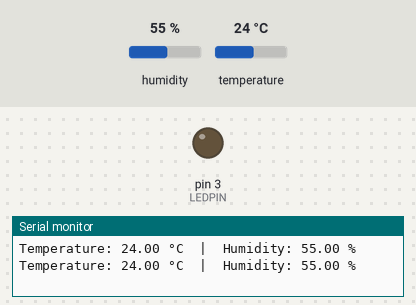
Simulated run of this sketch. Board: Arduino Uno, built with avr-gcc and run on an emulated ATmega328P. Parts: output pins drawn as LEDs (lit = HIGH), the last lines printed to the serial monitor. Inputs (shaded band) come from the test bench; at power-on: temperature 24 °C, humidity 55 %.

Above: at 2.8 s.
2.9 s: temperature set to 29 °C
5.6 s: temperature set to 32 °C
At 7.0 s:
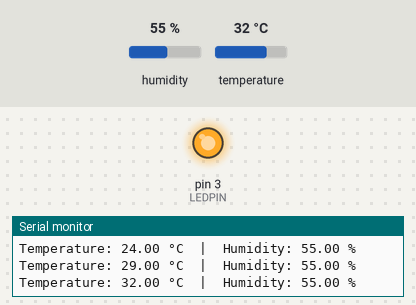
8.3 s: temperature set to 12 °C
At 10.7 s:
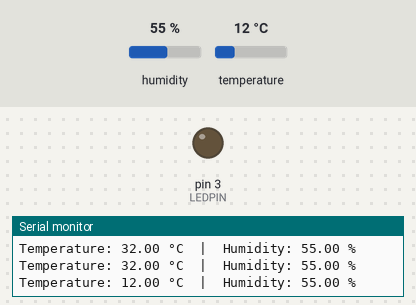
11.6 s: temperature set to 33 °C
At 13.1 s:
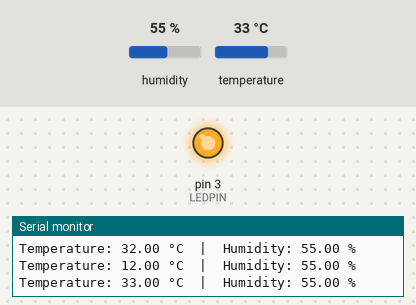
Timing chart, 0 to 14.6 s (numbered marks = the images above; inputs shaded):
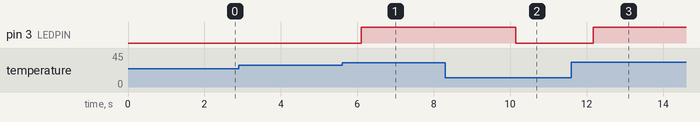

Measured:
- the behaviour switches between 30 and 31 °C on temperature (found by bisection; images 0 and 1)
- after the input at 5.6 s, pin 3 (LEDPIN): LOW → HIGH after 0.50 s
- after the input at 8.3 s, pin 3 (LEDPIN): HIGH → LOW after 1.8 s
- after the input at 11.6 s, pin 3 (LEDPIN): LOW → HIGH after 0.57 s

The sketch:

code.ino
```cpp
#include "DHT.h"

#define DHTPIN 7
#define DHTTYPE DHT11
#define LEDPIN 3

DHT dht(DHTPIN, DHTTYPE);

void setup() {
  pinMode(LEDPIN, OUTPUT);
  Serial.begin(9600);
  dht.begin();
}

void loop() {
  float temp = dht.readTemperature();  // °C
  float hum = dht.readHumidity();      // %

  if (isnan(temp) || isnan(hum)) {
    Serial.println("Failed to read from DHT sensor!");
    return;
  }

  Serial.print("Temperature: ");
  Serial.print(temp);
  Serial.print(" °C  |  Humidity: ");
  Serial.print(hum);
  Serial.println(" %");

  // Conditional logic
  if (temp > 30.0) {
    digitalWrite(LEDPIN, HIGH);  // LED ON
  } else {
    digitalWrite(LEDPIN, LOW);   // LED OFF
  }

  delay(2000); // Wait 2 seconds before next read
}
```
